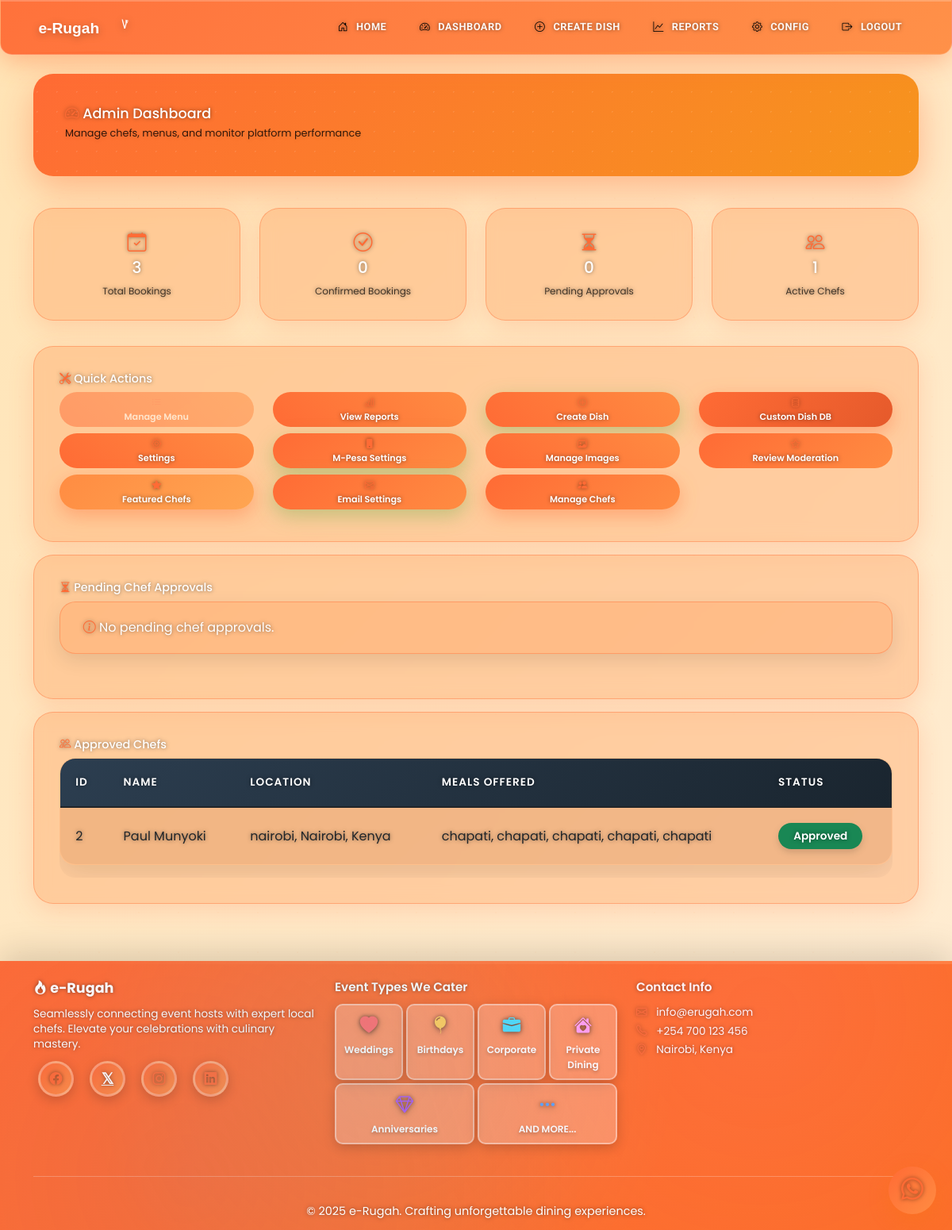
The app's page /admin/dashboard (signed in), older data.
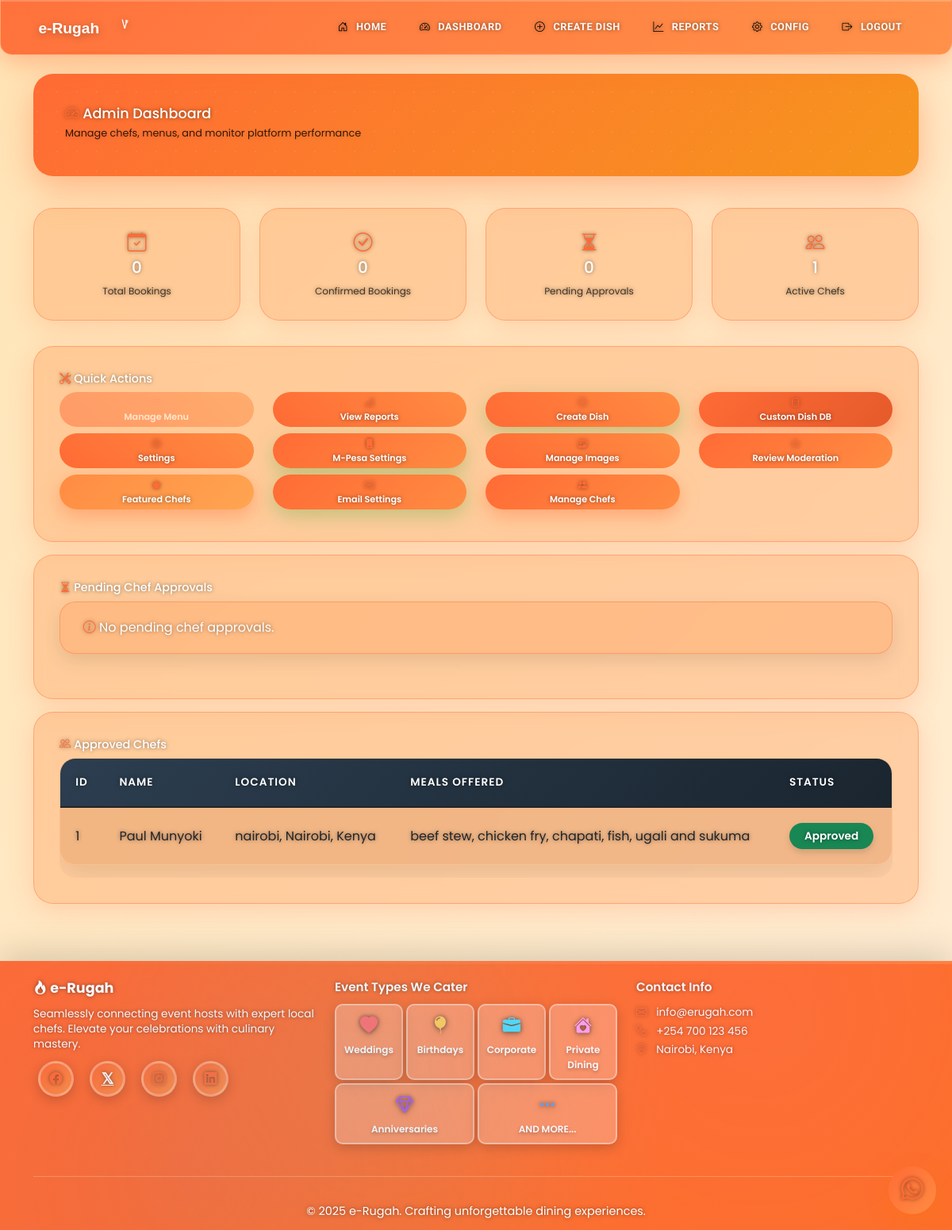
The same page, newer data.
### models.py (models this page shows, shortened)
class Chef(db.Model):
    id = db.Column(db.Integer, primary_key=True)
    user_id = db.Column(db.Integer, db.ForeignKey('user.id'), nullable=False)
    name = db.Column(db.String(100), nullable=False)
    phone = db.Column(db.String(20), nullable=False)
    county = db.Column(db.String(50), nullable=False)
    sub_county = db.Column(db.String(50), nullable=False)
    town = db.Column(db.String(50), nullable=False)
    about = db.Column(db.Text)
    meals_offered = db.Column(db.Text)
    photo_url = db.Column(db.String(200))
    is_verified = db.Column(db.Boolean, default=False)
    is_approved = db.Column(db.Boolean, default=False)
    created_at = db.Column(db.DateTime, default=datetime.utcnow)
    rating_total = db.Column(db.Integer, default=0)
    rating_count = db.Column(db.Integer, default=0)
    is_featured = db.Column(db.Boolean, default=False)
    featured_priority = db.Column(db.Integer, default=100)
    bookings = db.relationship('Booking', backref='chef', lazy=True)

### main.py (the view)
@app.route('/admin/dashboard')
@role_required('admin')
def admin_dashboard():
    pending_chefs = Chef.query.filter_by(is_verified=True, is_approved=False).all()
    approved_chefs = Chef.query.filter_by(is_approved=True).all()
    total_bookings = Booking.query.count()
    confirmed_bookings = Booking.query.filter_by(status='confirmed').count()
    return render_template('admin_dashboard.html',
                         pending_chefs=pending_chefs,
                         approved_chefs=approved_chefs,
                         total_bookings=total_bookings,
                         confirmed_bookings=confirmed_bookings)

### main.py (called while the page is built)
@app.context_processor
def inject_year():
    return {'year': datetime.now().year}

@login_manager.user_loader
def load_user(user_id):
    return User.query.get(int(user_id))

def role_required(role):
    def decorator(f):
        @wraps(f)
        @login_required
        def decorated_function(*args, **kwargs):
            if current_user.role != role:
                flash('Access denied. Insufficient permissions.', 'danger')
                return redirect(url_for('index'))
            return f(*args, **kwargs)
        return decorated_function
    return decorator

### templates/admin_dashboard.html (shortened to what the changed rows need)
{% extends "base.html" %}
{% block content %}
<div class="row mb-3">
    <div class="col-md-3 mb-3">
        <div class="stats-card">
            <i class="bi bi-calendar-check" style="font-size: 1.5rem;"></i>
            <h4 class="mb-1" style="font-size: 1.25rem;">{{ total_bookings }}</h4>
            <small style="font-size: 0.75rem; color: rgba(0, 0, 0, 0.7);">Total Bookings</small>
        </div>
    </div>
</div>
<div class="dashboard-card">
    {% if approved_chefs %}
    <div class="table-responsive">
        <table class="table table-striped">
            <thead>
                <tr>
                    <th>ID</th>
                    <th>Name</th>
                    <th>Location</th>
                    <th>Meals Offered</th>
                    <th>Status</th>
                </tr>
            </thead>
            <tbody>
                {% for chef in approved_chefs %}
                <tr>
                    <td>{{ chef.id }}</td>
                    <td>{{ chef.name }}</td>
                    <td>{{ chef.county }}, {{ chef.town }}</td>
                    <td>{{ chef.meals_offered.replace(',', ', ') }}</td>
                    <td><span class="badge bg-success">Approved</span></td>
                </tr>
                {% endfor %}
            </tbody>
        </table>
    </div>
    {% else %}
    <div class="alert alert-info">
        <i class="bi bi-info-circle"></i> No approved chefs yet.
    </div>
    {% endif %}
</div>
{% endblock %}

Row changes from the older to the newer data that the page shows:
removed Chef: id "2", name "Paul Munyoki", county "nairobi", town "Nairobi, Kenya", meals_offered.replace "chapati, chapati, chapati, chapati, chapati"
now on this page (row edited): Chef: id "1", name "Paul Munyoki", county "nairobi", town "Nairobi, Kenya", meals_offered.replace "beef stew, chicken fry, chapati, fish, ugali and sukuma"
Text that changed along with them:
{{ total_bookings }}: "3" → "0"
